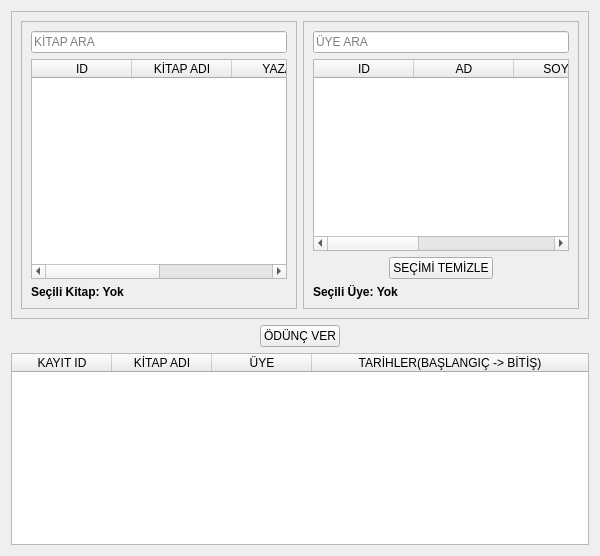
         <widget class="QWidget" name="page_odunc">
          <layout class="QVBoxLayout" name="verticalLayout_12">
           <item>
            <widget class="QFrame" name="frame_7">
             <property name="frameShape">
              <enum>QFrame::StyledPanel</enum>
             </property>
             <property name="frameShadow">
              <enum>QFrame::Raised</enum>
             </property>
             <layout class="QHBoxLayout" name="horizontalLayout_3">
              <item>
               <widget class="QFrame" name="frame_5">
                <property name="frameShape">
                 <enum>QFrame::StyledPanel</enum>
                </property>
                <property name="frameShadow">
                 <enum>QFrame::Raised</enum>
                </property>
                <layout class="QVBoxLayout" name="verticalLayout_10">
                 <item>
                  <widget class="QLineEdit" name="lne_odunc_kitap_ara">
                   <property name="placeholderText">
                    <string>KİTAP ARA</string>
                   </property>
                  </widget>
                 </item>
                 <item>
                  <widget class="QTableWidget" name="tbl_odunc_kitaplar">
                   <property name="selectionMode">
                    <enum>QAbstractItemView::SingleSelection</enum>
                   </property>
                   <property name="selectionBehavior">
                    <enum>QAbstractItemView::SelectRows</enum>
                   </property>
                   <attribute name="horizontalHeaderCascadingSectionResizes">
                    <bool>true</bool>
                   </attribute>
                   <attribute name="horizontalHeaderStretchLastSection">
                    <bool>true</bool>
                   </attribute>
                   <column>
                    <property name="text">
                     <string>ID</string>
                    </property>
                   </column>
                   <column>
                    <property name="text">
                     <string>KİTAP ADI</string>
                    </property>
                   </column>
                   <column>
                    <property name="text">
                     <string>YAZAR</string>
                    </property>
                   </column>
                   <column>
                    <property name="text">
                     <string>MEVCUT</string>
                    </property>
                   </column>
                  </widget>
                 </item>
                 <item>
                  <widget class="QLabel" name="lbl_secili_kitap">
                   <property name="font">
                    <font>
                     <weight>75</weight>
                     <bold>true</bold>
                    </font>
                   </property>
                   <property name="text">
                    <string>Seçili Kitap: Yok</string>
                   </property>
                  </widget>
                 </item>
                </layout>
               </widget>
              </item>
              <item>
               <widget class="QFrame" name="frame_6">
                <property name="frameShape">
                 <enum>QFrame::StyledPanel</enum>
                </property>
                <property name="frameShadow">
                 <enum>QFrame::Raised</enum>
                </property>
                <layout class="QVBoxLayout" name="verticalLayout_11">
                 <item>
                  <widget class="QLineEdit" name="lne_odunc_uye_ara">
                   <property name="placeholderText">
                    <string>ÜYE ARA</string>
                   </property>
                  </widget>
                 </item>
                 <item>
                  <widget class="QTableWidget" name="tbl_odunc_uyeler">
                   <property name="selectionMode">
                    <enum>QAbstractItemView::SingleSelection</enum>
                   </property>
                   <property name="selectionBehavior">
                    <enum>QAbstractItemView::SelectRows</enum>
                   </property>
                   <attribute name="horizontalHeaderCascadingSectionResizes">
                    <bool>true</bool>
                   </attribute>
                   <attribute name="horizontalHeaderStretchLastSection">
                    <bool>true</bool>
                   </attribute>
                   <column>
                    <property name="text">
                     <string>ID</string>
                    </property>
                   </column>
                   <column>
                    <property name="text">
                     <string>AD</string>
                    </property>
                   </column>
                   <column>
                    <property name="text">
                     <string>SOYAD</string>
                    </property>
                   </column>
                   <column>
                    <property name="text">
                     <string>TELEFON</string>
                    </property>
                   </column>
                   <column>
                    <property name="text">
                     <string>BORÇ</string>
                    </property>
                   </column>
                  </widget>
                 </item>
                 <item alignment="Qt::AlignHCenter">
                  <widget class="QPushButton" name="btn_filtre_temizle">
                   <property name="text">
                    <string>SEÇİMİ TEMİZLE</string>
                   </property>
                  </widget>
                 </item>
                 <item>
                  <widget class="QLabel" name="lbl_secili_uye">
                   <property name="font">
                    <font>
                     <weight>75</weight>
                     <bold>true</bold>
                    </font>
                   </property>
                   <property name="text">
                    <string>Seçili Üye: Yok</string>
                   </property>
                  </widget>
                 </item>
                </layout>
               </widget>
              </item>
             </layout>
            </widget>
           </item>
           <item alignment="Qt::AlignHCenter">
            <widget class="QPushButton" name="btn_odunc_ver">
             <property name="maximumSize">
              <size>
               <width>500</width>
               <height>16777215</height>
              </size>
             </property>
             <property name="text">
              <string>ÖDÜNÇ VER</string>
             </property>
            </widget>
           </item>
           <item>
            <widget class="QTableWidget" name="tbl_uye_aktif_oduncler">
             <property name="maximumSize">
              <size>
               <width>800</width>
               <height>16777215</height>
              </size>
             </property>
             <property name="selectionMode">
              <enum>QAbstractItemView::SingleSelection</enum>
             </property>
             <property name="selectionBehavior">
              <enum>QAbstractItemView::SelectRows</enum>
             </property>
             <attribute name="horizontalHeaderCascadingSectionResizes">
              <bool>true</bool>
             </attribute>
             <attribute name="horizontalHeaderMinimumSectionSize">
              <number>25</number>
             </attribute>
             <attribute name="horizontalHeaderDefaultSectionSize">
              <number>100</number>
             </attribute>
             <attribute name="horizontalHeaderShowSortIndicator" stdset="0">
              <bool>false</bool>
             </attribute>
             <attribute name="horizontalHeaderStretchLastSection">
              <bool>true</bool>
             </attribute>
             <attribute name="verticalHeaderMinimumSectionSize">
              <number>30</number>
             </attribute>
             <attribute name="verticalHeaderDefaultSectionSize">
              <number>30</number>
             </attribute>
             <attribute name="verticalHeaderShowSortIndicator" stdset="0">
              <bool>false</bool>
             </attribute>
             <attribute name="verticalHeaderStretchLastSection">
              <bool>false</bool>
             </attribute>
             <column>
              <property name="text">
               <string>KAYIT ID</string>
              </property>
             </column>
             <column>
              <property name="text">
               <string>KİTAP ADI</string>
              </property>
             </column>
             <column>
              <property name="text">
               <string>ÜYE</string>
              </property>
             </column>
             <column>
              <property name="text">
               <string>TARİHLER(BAŞLANGIÇ -&gt; BİTİŞ)</string>
              </property>
             </column>
            </widget>
           </item>
          </layout>
         </widget>
